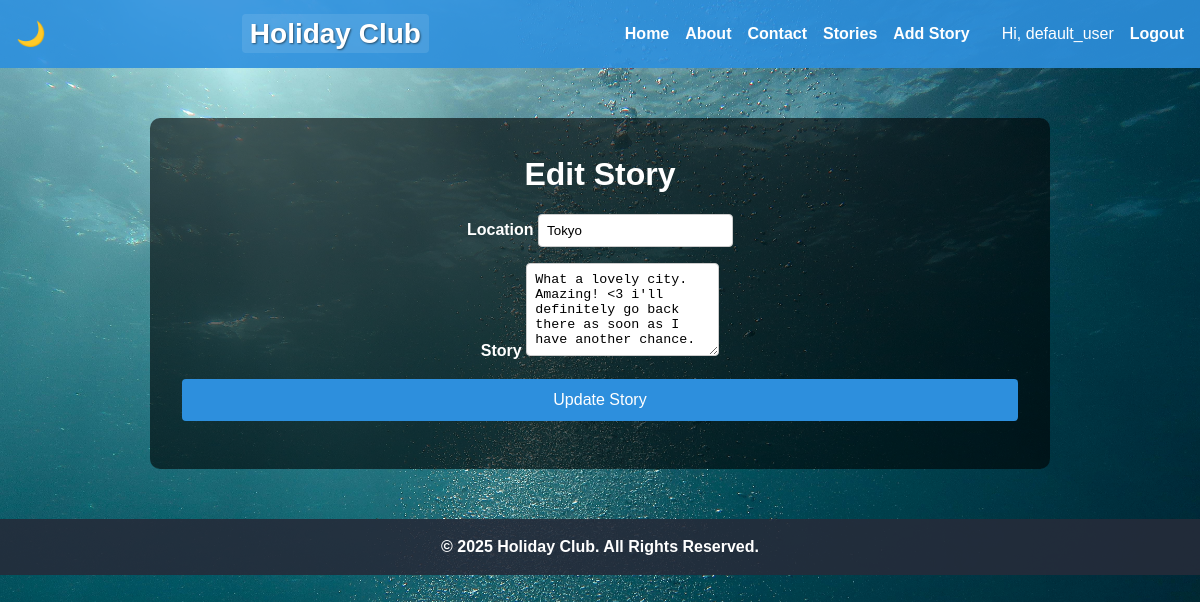
Screenshot of /editstory/7 (signed in) with the database file from the repository.
### tables this page shows
CREATE TABLE users (
            id INTEGER PRIMARY KEY AUTOINCREMENT,
            username TEXT NOT NULL,
            email TEXT NOT NULL,
            password_hash TEXT
        );

CREATE TABLE stories (
      id INTEGER PRIMARY KEY AUTOINCREMENT,
          user_id INTEGER NOT NULL,
              location TEXT NOT NULL,
                  story_text TEXT NOT NULL,
                      FOREIGN KEY (user_id) REFERENCES users(id)
                        );

### app.py (the view, shortened to what this page needs)
@app.route('/editstory/<int:story_id>', methods=['GET', 'POST'])
@login_required
def edit_story(story_id):
    conn = get_db_connection()
    story = conn.execute(
        'SELECT * FROM stories WHERE id = ?', (story_id,)
    ).fetchone()
    if story is None:
        conn.close()
        flash("Story not found!", "error")
        return redirect(url_for('view_story'))
    if story['user_id'] != g.user['id']:
        conn.close()
        flash("You can only modify your own stories.", "error")
        return redirect(url_for('view_story'))
    conn.close()
    return render_template('editstory.html', story=story)

### app.py (called while the page is built)
def login_required(f):
    @wraps(f)
    def wrapped(*args, **kwargs):
        if 'user_id' not in session:
            flash("Please log in first.", "error")
            return redirect(url_for('login'))
        return f(*args, **kwargs)
    return wrapped

@app.before_request
def load_logged_in_user():
    user_id = session.get('user_id')
    g.user = None
    if user_id:
        conn = get_db_connection()
        g.user = conn.execute(
            "SELECT * FROM users WHERE id = ?", (user_id,)
        ).fetchone()
        conn.close()

def get_db_connection():
    conn = sqlite3.connect(DATABASE)
    conn.row_factory = sqlite3.Row
    conn.execute('PRAGMA foreign_keys = ON;')
    return conn

### templates/editstory.html
{% extends 'base.html' %}
{% block content %}
<h1>Edit Story</h1>
<form method="POST" action="{{ url_for('edit_story', story_id=story.id) }}">
  <div class="form-group">
    <label for="location">Location</label>
    <input type="text" name="location" value="{{ story.location }}" required/>
  </div>
  <div class="form-group">
    <label for="story_text">Story</label>
    <textarea name="story_text" rows="5" required>{{ story.story_text }}</textarea>
  </div>
  <button type="submit">Update Story</button>
</form>
{% endblock %}

### templates/base.html (shortened to what this page needs)
<!DOCTYPE html>
<html lang="en">
<head>
  <link
    rel="stylesheet"
    href="{{ url_for('static', filename='css/styles.css') }}"
  />
</head>
<body>
  <nav class="navbar">
    <button id="dark-mode-toggle" aria-label="Toggle dark mode">🌙</button>
    <div class="nav-brand">
      <a href="{{ url_for('index') }}">Holiday Club</a>
    </div>
    <ul class="nav-links" id="nav-links">
      <li><a href="{{ url_for('index') }}">Home</a></li>
      <li><a href="{{ url_for('about') }}">About</a></li>
      <li><a href="{{ url_for('contact') }}">Contact</a></li>
      <li><a href="{{ url_for('view_story') }}">Stories</a></li>
      {% if g.user %}
        <li><a href="{{ url_for('add_story') }}">Add Story</a></li>
        <li><span class="nav-user">Hi, {{ g.user.username }}</span></li>
        <li><a href="{{ url_for('logout') }}">Logout</a></li>
      {% else %}
        <li class="spacer"></li>
        <li><a href="{{ url_for('login') }}">Login</a></li>
        <li><a href="{{ url_for('register') }}">Register</a></li>
      {% endif %}
    </ul>
  </nav>
  <div class="container">
    {% block content %}{% endblock %}
  </div>
  <footer>
    <p>© 2025 Holiday Club. All Rights Reserved.</p>
  </footer>
</body>
</html>

### static/css/styles.css (style rules this page uses)
* { margin: 0; padding: 0; box-sizing: border-box; }
body { background: url("../images/background.jpg") no-repeat center center fixed; background-size: cover; font-family: Arial, sans-serif; color: white; line-height: 1.5; }
h1, h2, h3 { margin-bottom: 1rem; }
.container { background: rgba(0, 0, 0, 0.6); padding: 2rem; border-radius: 10px; max-width: 900px; margin: 50px auto; text-align: center; }
.navbar { background-color: rgba(45, 143, 221, 0.9); display: flex; justify-content: space-between; align-items: center; padding: 0.8rem 1rem; }
.nav-brand a { font-size: 1.75rem; font-weight: 700; color: #fff; text-decoration: none; padding: 0.25rem 0.5rem; text-shadow: 1px 1px 2px rgba(0,0,0,0.5); background-color: rgba(255,255,255,0.1); border-radius: 4px; }
.nav-links { list-style: none; display: flex; gap: 1rem; }
.nav-links li a { color: #fff; text-decoration: none; font-weight: bold; }
#dark-mode-toggle { display: inline-block; font-size: 1.5rem; background: none; border: none; color: white; cursor: pointer; }
footer { text-align: center; padding: 1rem; background-color: rgba(37, 44, 58, 0.9); color: white; font-weight: bold; margin-top: 2rem; }
form { display: flex; flex-direction: column; gap: 1rem; margin: 1rem 0; }
label { font-weight: bold; }
input[type="text"], input[type="email"], input[type="password"], textarea { padding: 0.5rem; border: 1px solid #ccc; border-radius: 4px; }
button[type="submit"], .btn { background-color: #2d8fdd; color: #fff; border: none; padding: 0.75rem 1.25rem; border-radius: 4px; cursor: pointer; text-decoration: none; display: inline-block; font-size: 1rem; }

### rows the page displays
users: user.username "default_user"
stories: location "Tokyo", story_text "What a lovely city. Amazing! <3 i'll definitely go back there as soon as I have another chance."
